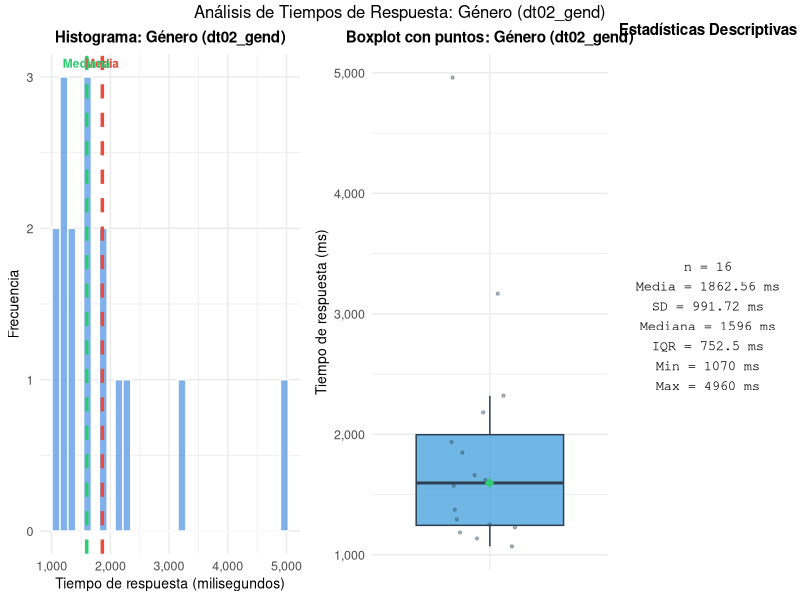
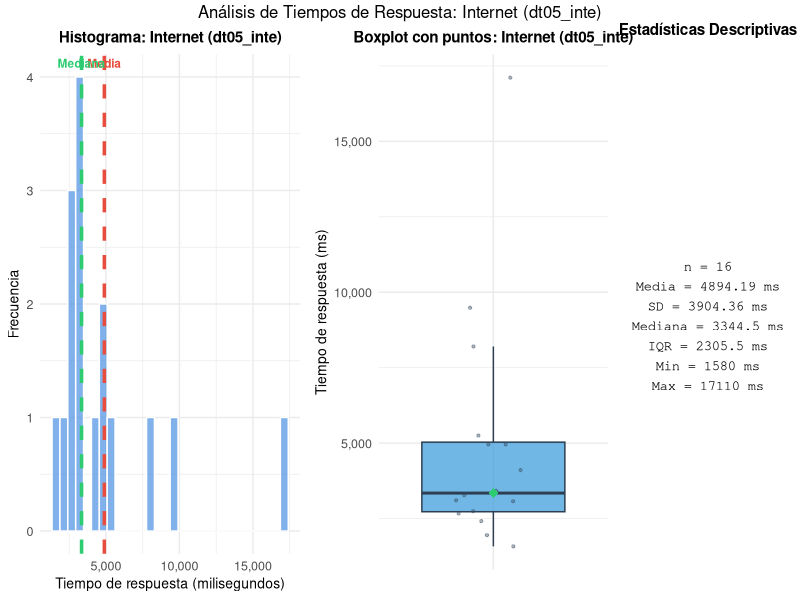
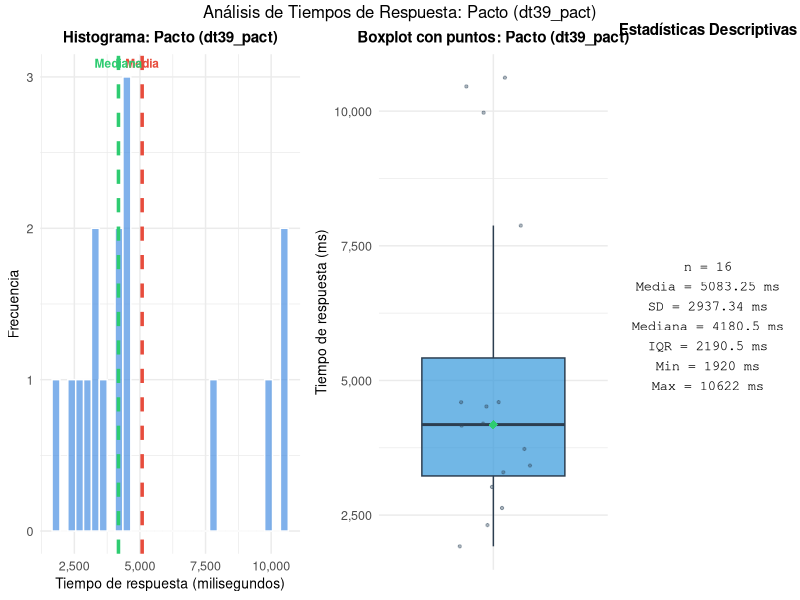
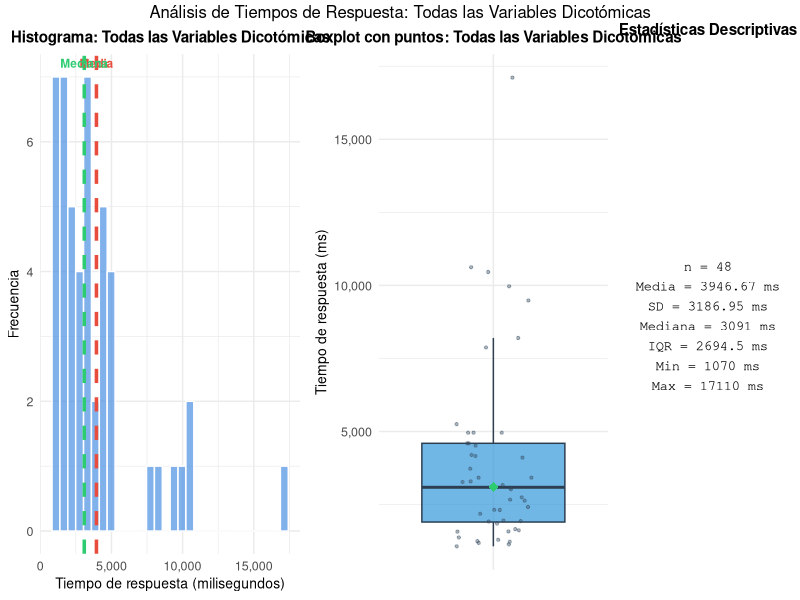
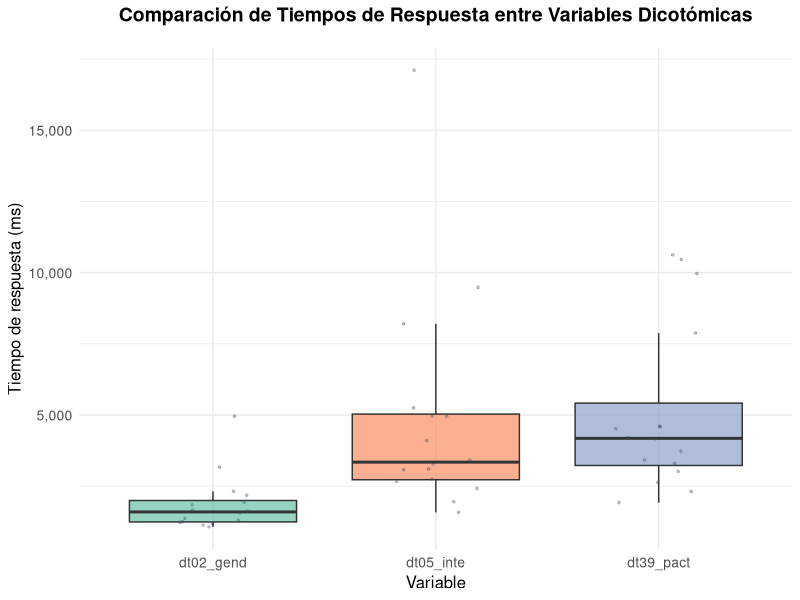

Reproduce these figures in R, in order.
# =============================================================================
# Análisis de Tiempos de Respuesta - Variables Dicotómicas
# =============================================================================

# Cargar librerías necesarias
if (!require("tidyverse")) install.packages("tidyverse", dependencies = TRUE)
if (!require("ggplot2")) install.packages("ggplot2", dependencies = TRUE)
if (!require("gridExtra")) install.packages("gridExtra", dependencies = TRUE)
if (!require("scales")) install.packages("scales", dependencies = TRUE)

library(tidyverse)
library(ggplot2)
library(gridExtra)
library(scales)

# Cargar datos
datos <- read.csv("mapa-eh2-rt-anon.csv", stringsAsFactors = FALSE)

# Identificar variables dicotómicas de tiempo de respuesta
# Variables que empiezan con "dt" son dicotómicas
vars_dicotomicas <- c("dt02_gend", "dt05_inte", "dt39_pact")

# Verificar que las variables existen
vars_existentes <- vars_dicotomicas[vars_dicotomicas %in% names(datos)]
cat("Variables dicotómicas encontradas:", paste(vars_existentes, collapse = ", "), "\n\n")

# Verificación de unidades: mostrar algunos ejemplos para confirmar si son ms o seg
cat("=== VERIFICACIÓN DE UNIDADES ===\n")
cat("Mostrando algunos valores de ejemplo para verificar unidades:\n")
for (var in vars_existentes) {
  valores <- as.numeric(datos[[var]])
  valores <- valores[!is.na(valores) & valores > 0]
  if (length(valores) > 0) {
    ejemplos <- head(sort(valores), 5)
    cat("\n", var, ":\n")
    cat("  Ejemplos (5 menores):", paste(round(ejemplos, 2), collapse = ", "), "\n")
    cat("  Si son milisegundos:", paste(round(ejemplos/1000, 2), "seg", collapse = ", "), "\n")
    cat("  Si son segundos:", paste(round(ejemplos/60, 2), "min", collapse = ", "), "\n")
    cat("  Mediana:", round(median(valores), 2), "\n")
    if (median(valores) < 10000) {
      cat("  -> Parece que son MILISEGUNDOS (mediana =", round(median(valores)/1000, 2), "seg)\n")
    } else {
      cat("  -> Podrían ser SEGUNDOS (mediana =", round(median(valores)/60, 2), "min)\n")
    }
  }
}
cat("\n")

# Función para calcular estadísticas descriptivas
calcular_estadisticas <- function(x, nombre_var) {
  x_limpio <- as.numeric(x)
  x_limpio <- x_limpio[!is.na(x_limpio) & x_limpio > 0]  # Eliminar NAs y valores no válidos
  
  if (length(x_limpio) == 0) {
    return(data.frame(
      variable = nombre_var,
      n = 0,
      media = NA,
      sd = NA,
      mediana = NA,
      q25 = NA,
      q75 = NA,
      iqr = NA,
      min = NA,
      max = NA
    ))
  }
  
  data.frame(
    variable = nombre_var,
    n = length(x_limpio),
    media = mean(x_limpio),
    sd = sd(x_limpio),
    mediana = median(x_limpio),
    q25 = quantile(x_limpio, 0.25),
    q75 = quantile(x_limpio, 0.75),
    iqr = IQR(x_limpio),
    min = min(x_limpio),
    max = max(x_limpio)
  )
}

# Calcular estadísticas para cada variable dicotómica
estadisticas_individuales <- map_dfr(vars_existentes, function(var) {
  calcular_estadisticas(datos[[var]], var)
})

# Imprimir estadísticas individuales
cat("=== ESTADÍSTICAS POR VARIABLE ===\n")
print(estadisticas_individuales)
cat("\n")

# Combinar todos los tiempos de respuesta de variables dicotómicas
todos_tiempos <- datos %>%
  select(all_of(vars_existentes)) %>%
  pivot_longer(cols = everything(), names_to = "variable", values_to = "tiempo") %>%
  mutate(tiempo = as.numeric(tiempo)) %>%
  filter(!is.na(tiempo) & tiempo > 0)

# Estadísticas combinadas
estadisticas_combinadas <- calcular_estadisticas(todos_tiempos$tiempo, "Todas las dicotómicas")
cat("=== ESTADÍSTICAS COMBINADAS (Todas las variables dicotómicas) ===\n")
print(estadisticas_combinadas)
cat("\n")

# Función para crear gráfico combinado (histograma + boxplot con puntos)
crear_grafico_combinado <- function(data, var_name, titulo) {
  # Preparar datos
  data_limpio <- data %>%
    filter(!is.na(tiempo) & tiempo > 0)
  
  if (nrow(data_limpio) == 0) {
    return(NULL)
  }
  
  # Calcular estadísticas para el gráfico
  stats <- calcular_estadisticas(data_limpio$tiempo, var_name)
  
  # Crear histograma
  hist_plot <- ggplot(data_limpio, aes(x = tiempo)) +
    geom_histogram(bins = 30, fill = "#4A90E2", color = "white", alpha = 0.7) +
    geom_vline(xintercept = stats$media, color = "#E74C3C", linetype = "dashed", linewidth = 1.2) +
    geom_vline(xintercept = stats$mediana, color = "#2ECC71", linetype = "dashed", linewidth = 1.2) +
    annotate("text", x = stats$media, y = Inf, label = "Media", 
             color = "#E74C3C", vjust = 1.5, hjust = 0.5, size = 3, fontface = "bold") +
    annotate("text", x = stats$mediana, y = Inf, label = "Mediana", 
             color = "#2ECC71", vjust = 1.5, hjust = 0.5, size = 3, fontface = "bold") +
    labs(
      title = paste0("Histograma: ", titulo),
      x = "Tiempo de respuesta (milisegundos)",
      y = "Frecuencia"
    ) +
    theme_minimal() +
    theme(
      plot.title = element_text(size = 11, face = "bold", hjust = 0.5),
      axis.text = element_text(size = 9),
      axis.title = element_text(size = 10)
    ) +
    scale_x_continuous(labels = comma)
  
  # Crear boxplot con puntos individuales
  box_plot <- ggplot(data_limpio, aes(x = "", y = tiempo)) +
    geom_boxplot(
      fill = "#3498DB",
      color = "#2C3E50",
      alpha = 0.7,
      outlier.shape = NA  # Ocultar outliers del boxplot para mostrarlos como puntos
    ) +
    geom_jitter(
      width = 0.2,
      height = 0,
      alpha = 0.4,
      color = "#34495E",
      size = 0.8
    ) +
    geom_point(
      data = data.frame(x = "", y = stats$mediana),
      aes(x = x, y = y),
      color = "#2ECC71",
      size = 3,
      shape = 18
    ) +
    labs(
      title = paste0("Boxplot con puntos: ", titulo),
      x = "",
      y = "Tiempo de respuesta (ms)"
    ) +
    theme_minimal() +
    theme(
      plot.title = element_text(size = 11, face = "bold", hjust = 0.5),
      axis.text.x = element_blank(),
      axis.text.y = element_text(size = 9),
      axis.title = element_text(size = 10),
      axis.ticks.x = element_blank()
    ) +
    scale_y_continuous(labels = comma)
  
  # Crear tabla de estadísticas
  stats_text <- paste0(
    "n = ", stats$n, "\n",
    "Media = ", round(stats$media, 2), " ms\n",
    "SD = ", round(stats$sd, 2), " ms\n",
    "Mediana = ", round(stats$mediana, 2), " ms\n",
    "IQR = ", round(stats$iqr, 2), " ms\n",
    "Min = ", round(stats$min, 2), " ms\n",
    "Max = ", round(stats$max, 2), " ms"
  )
  
  stats_table <- ggplot() +
    annotate(
      "text",
      x = 0.5,
      y = 0.5,
      label = stats_text,
      size = 3.5,
      hjust = 0.5,
      vjust = 0.5,
      family = "mono"
    ) +
    theme_void() +
    labs(title = "Estadísticas Descriptivas") +
    theme(
      plot.title = element_text(size = 11, face = "bold", hjust = 0.5, margin = margin(b = 10))
    )
  
  # Combinar gráficos
  grid.arrange(
    hist_plot,
    box_plot,
    stats_table,
    ncol = 3,
    widths = c(2, 2, 1.2),
    top = paste0("Análisis de Tiempos de Respuesta: ", titulo)
  )
}

# Crear gráficos individuales para cada variable dicotómica
cat("Generando gráficos individuales...\n\n")

for (var in vars_existentes) {
  # Preparar datos para esta variable
  datos_var <- datos %>%
    select(all_of(var)) %>%
    rename(tiempo = all_of(var)) %>%
    mutate(variable = var)
  
  # Nombre más legible
  nombre_legible <- case_when(
    var == "dt02_gend" ~ "Género (dt02_gend)",
    var == "dt05_inte" ~ "Internet (dt05_inte)",
    var == "dt39_pact" ~ "Pacto (dt39_pact)",
    TRUE ~ var
  )
  
  # Crear y guardar gráfico
  png(
    filename = paste0("grafico_", var, ".png"),
    width = 14,
    height = 5,
    units = "in",
    res = 300
  )
  
  crear_grafico_combinado(datos_var, var, nombre_legible)
  
  dev.off()
  
  cat("Gráfico guardado: grafico_", var, ".png\n", sep = "")
}

# Crear gráfico combinado para todas las variables dicotómicas juntas
cat("\nGenerando gráfico combinado (todas las variables)...\n\n")

png(
  filename = "grafico_todas_dicotomicas.png",
  width = 14,
  height = 5,
  units = "in",
  res = 300
)

crear_grafico_combinado(todos_tiempos, "Todas", "Todas las Variables Dicotómicas")

dev.off()

cat("Gráfico guardado: grafico_todas_dicotomicas.png\n\n")

# Crear gráfico comparativo: todas las variables en un solo panel
cat("Generando gráfico comparativo...\n\n")

# Boxplot comparativo
boxplot_comparativo <- ggplot(todos_tiempos, aes(x = variable, y = tiempo, fill = variable)) +
  geom_boxplot(alpha = 0.7, outlier.shape = NA) +
  geom_jitter(width = 0.2, alpha = 0.3, size = 0.6, color = "#34495E") +
  scale_fill_brewer(palette = "Set2") +
  labs(
    title = "Comparación de Tiempos de Respuesta entre Variables Dicotómicas",
    x = "Variable",
    y = "Tiempo de respuesta (ms)"
  ) +
  theme_minimal() +
  theme(
    plot.title = element_text(size = 14, face = "bold", hjust = 0.5, margin = margin(b = 15)),
    axis.text = element_text(size = 10),
    axis.title = element_text(size = 12),
    legend.position = "none"
  ) +
  scale_y_continuous(labels = comma)

# Guardar gráfico comparativo
png(
  filename = "grafico_comparativo_dicotomicas.png",
  width = 10,
  height = 6,
  units = "in",
  res = 300
)

print(boxplot_comparativo)
dev.off()

cat("Gráfico guardado: grafico_comparativo_dicotomicas.png\n\n")

cat("=== ANÁLISIS COMPLETADO ===\n")
cat("Revisa los gráficos generados para identificar posibles outliers.\n")
